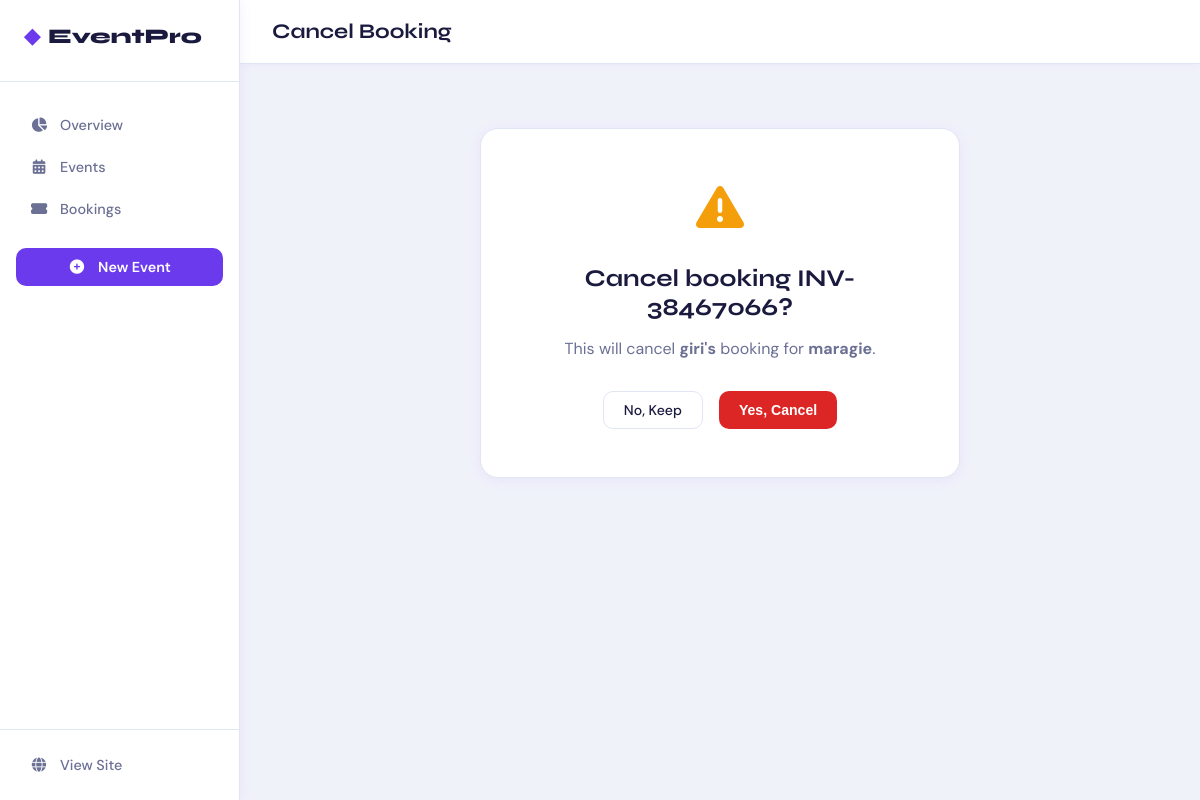
/dashboard/bookings/1/cancel/, run on the app's committed database.
### events/models.py (models this page shows, shortened)
class Booking(models.Model):
    STATUS_CHOICES = [
        ('confirmed', 'Confirmed'),
        ('cancelled', 'Cancelled'),
        ('pending', 'Pending'),
    ]
    event = models.ForeignKey(Event, on_delete=models.CASCADE, related_name='bookings')
    customer_name = models.CharField(max_length=200)
    customer_email = models.EmailField()
    customer_address = models.TextField()
    booking_date = models.DateField()
    quantity = models.PositiveIntegerField(default=1)
    total_price = models.DecimalField(max_digits=10, decimal_places=2)
    status = models.CharField(max_length=20, choices=STATUS_CHOICES, default='confirmed')
    invoice_number = models.CharField(max_length=50, unique=True, blank=True)
    created_at = models.DateTimeField(auto_now_add=True)

class Event(models.Model):
    CATEGORY_CHOICES = [
        ('conference', 'Conference'),
        ('workshop', 'Workshop'),
        ('concert', 'Concert'),
        ('sports', 'Sports'),
        ('exhibition', 'Exhibition'),
        ('seminar', 'Seminar'),
        ('other', 'Other'),
    ]
    title = models.CharField(max_length=200)
    description = models.TextField()
    photo = models.ImageField(upload_to='events/', blank=True, null=True)
    category = models.CharField(max_length=50, choices=CATEGORY_CHOICES, default='other')
    price = models.DecimalField(max_digits=10, decimal_places=2)
    venue = models.CharField(max_length=300)
    date = models.DateField()
    time = models.TimeField()
    total_seats = models.PositiveIntegerField(default=100)
    available_seats = models.PositiveIntegerField(default=100)
    is_active = models.BooleanField(default=True)
    created_at = models.DateTimeField(auto_now_add=True)
    updated_at = models.DateTimeField(auto_now=True)

### events/views.py (the view, shortened to what this page needs)
# urls.py: path('dashboard/bookings/<int:pk>/cancel/', views.booking_cancel, name='booking_cancel'),
def booking_cancel(request, pk):
    booking = get_object_or_404(Booking, pk=pk)
    return render(request, 'dashboard/booking_cancel_confirm.html', {'booking': booking})

### events/templates/dashboard/booking_cancel_confirm.html (shortened to what this page needs)
{% extends 'dashboard/base_dashboard.html' %}
{% block page_title %}Cancel Booking{% endblock %}
{% block content %}
<div class="confirm-card">
  <div class="confirm-icon"><i class="fas fa-exclamation-triangle"></i></div>
  <h3>Cancel booking {{ booking.invoice_number }}?</h3>
  <p>This will cancel <strong>{{ booking.customer_name }}'s</strong> booking for <strong>{{ booking.event.title }}</strong>.</p>
  <form method="post" class="confirm-actions">
    <a href="{% url 'dashboard_bookings' %}" class="btn-dash-secondary">No, Keep</a>
    <button type="submit" class="btn-danger">Yes, Cancel</button>
  </form>
</div>
{% endblock %}

### static/css/dashboard.css (style rules this page uses)
:root { --bg: #f0f2fa; --surface: #ffffff; --surface2: #f5f7ff; --border: #e2e6f3; --text: #1a1a3e; --muted: #6b7094; --accent: #6c3aed; --accent2: #4f46e5; --green: #059669; --blue: #2563eb; --orange: #d97706; --red: #dc2626; --shadow: 0 2px 14px rgba(108,58,237,0.07); --font-head: 'Syne', sans-serif; --font-body: 'DM Sans', sans-serif; --sidebar-w: 240px; }
*, *::before, *::after { box-sizing: border-box; margin: 0; padding: 0; }
body { font-family: var(--font-body); background: var(--bg); color: var(--text); display: flex; min-height: 100vh; }
.btn-dash-secondary { display: inline-flex; align-items: center; background: #fff; color: var(--text); text-decoration: none; padding: 9px 20px; border-radius: 10px; font-weight: 500; font-size: 0.88rem; border: 1.5px solid var(--border); cursor: pointer; transition: border-color 0.2s; }
.btn-danger { display: inline-flex; align-items: center; background: #dc2626; color: #fff; text-decoration: none; padding: 9px 20px; border-radius: 10px; font-weight: 600; font-size: 0.88rem; border: none; cursor: pointer; transition: background 0.2s; }
.confirm-card { background: #fff; border: 1px solid var(--border); border-radius: 18px; padding: 3rem; max-width: 480px; margin: 2rem auto; text-align: center; box-shadow: var(--shadow); }
.confirm-icon { font-size: 3rem; color: #f59e0b; margin-bottom: 1.5rem; }
.confirm-card h3 { font-family: var(--font-head); font-size: 1.5rem; margin-bottom: 1rem; color: var(--text); }
.confirm-card p { color: var(--muted); margin-bottom: 2rem; }
.confirm-actions { display: flex; gap: 1rem; justify-content: center; }

### data on the page
Booking: invoice_number "INV-38467066", customer_name "giri", event "maragie"
